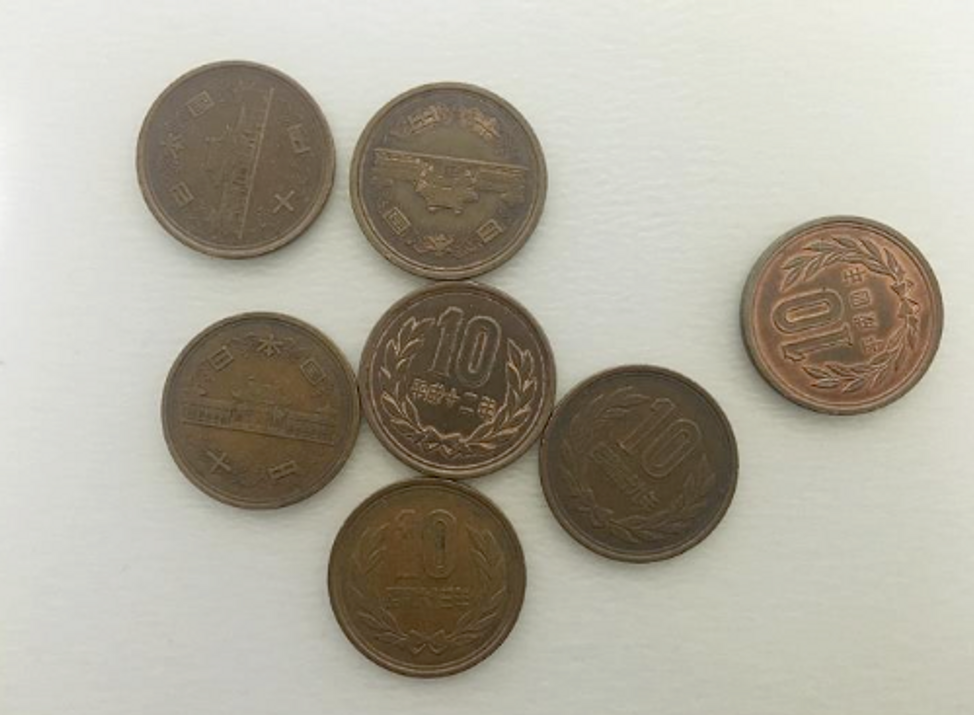
#> input picture Week_6/coin.png, 974 x 715 px, found by its file name
$ python Lab_3.py
#> lines starting #> are read from the running program, lines starting #| are printed output that depends on the picture
import numpy as np
import glob
import matplotlib.pyplot as plt
import cv2
import skimage.color
import skimage.filters

# load the image
image = cv2.imread("Week_6\coin.png")
#> image is the input picture: shape (715, 974, 3); mean B, G, R 155.5, 169.5, 174.4

fig, ax = plt.subplots()
plt.imshow(image)

# convert the image to grayscale
gray_image = skimage.color.rgb2gray(image)
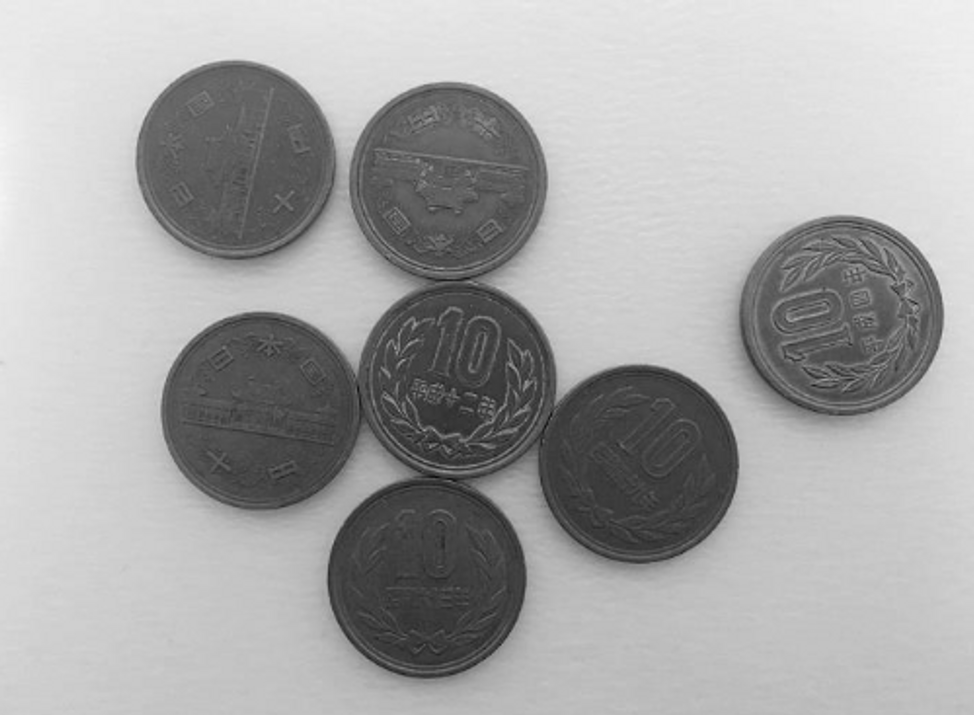
#> gray_image: shape (715, 974) float64; min 0.0578, max 0.959, mean 0.654

# blur the image to denoise
blurred_image = skimage.filters.gaussian(gray_image, sigma=1.0)

fig, ax = plt.subplots()
plt.imshow(blurred_image, cmap="gray")

histogram, bin_edges = np.histogram(blurred_image, bins=256, range=(0.0, 1.0))
#> histogram = 256 values, max 14085 at index 195, min 0 at index 0, mean 2720.4; bin_edges = 257 values from 0 to 1

fig, ax = plt.subplots()
plt.plot(bin_edges[0:-1], histogram)
plt.title("Grayscale Histogram")
plt.xlabel("grayscale value")
plt.ylabel("pixels")
plt.xlim(0, 1.0)
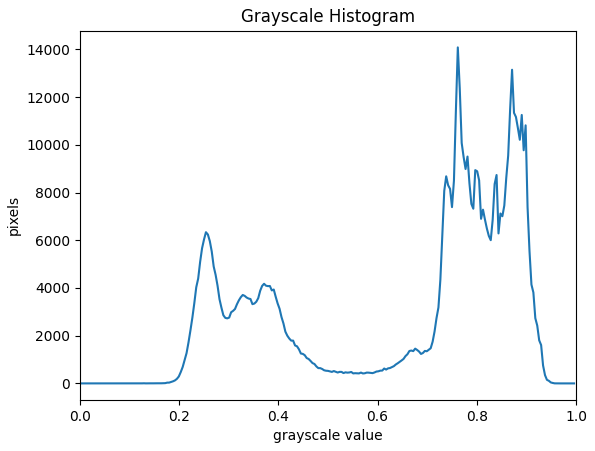
#> figure drawn by matplotlib, 1 panel; curve peaks at x = 0.762, y = 14085
